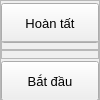
       <widget class="QFrame" name="btnContainer">
        <property name="minimumSize">
         <size>
          <width>80</width>
          <height>0</height>
         </size>
        </property>
        <property name="maximumSize">
         <size>
          <width>100</width>
          <height>16777215</height>
         </size>
        </property>
        <property name="frameShape">
         <enum>QFrame::StyledPanel</enum>
        </property>
        <property name="frameShadow">
         <enum>QFrame::Raised</enum>
        </property>
        <layout class="QVBoxLayout" name="verticalLayout">
         <property name="spacing">
          <number>0</number>
         </property>
         <property name="leftMargin">
          <number>0</number>
         </property>
         <property name="topMargin">
          <number>0</number>
         </property>
         <property name="rightMargin">
          <number>0</number>
         </property>
         <property name="bottomMargin">
          <number>0</number>
         </property>
         <item>
          <widget class="QPushButton" name="completed_btn">
           <property name="minimumSize">
            <size>
             <width>0</width>
             <height>40</height>
            </size>
           </property>
           <property name="maximumSize">
            <size>
             <width>16777215</width>
             <height>36</height>
            </size>
           </property>
           <property name="font">
            <font>
             <pointsize>10</pointsize>
             <weight>62</weight>
             <bold>true</bold>
            </font>
           </property>
           <property name="text">
            <string>Hoàn tất</string>
           </property>
          </widget>
         </item>
         <item>
          <widget class="QFrame" name="frame_27">
           <property name="frameShape">
            <enum>QFrame::StyledPanel</enum>
           </property>
           <property name="frameShadow">
            <enum>QFrame::Raised</enum>
           </property>
           <layout class="QVBoxLayout" name="verticalLayout_20">
            <property name="spacing">
             <number>0</number>
            </property>
            <property name="leftMargin">
             <number>0</number>
            </property>
            <property name="topMargin">
             <number>0</number>
            </property>
            <property name="rightMargin">
             <number>0</number>
            </property>
            <property name="bottomMargin">
             <number>0</number>
            </property>
            <item alignment="Qt::AlignVCenter">
             <widget class="QFrame" name="frame_28">
              <property name="frameShape">
               <enum>QFrame::StyledPanel</enum>
              </property>
              <property name="frameShadow">
               <enum>QFrame::Raised</enum>
              </property>
              <layout class="QVBoxLayout" name="verticalLayout_21">
               <property name="spacing">
                <number>16</number>
               </property>
               <property name="leftMargin">
                <number>0</number>
               </property>
               <property name="topMargin">
                <number>0</number>
               </property>
               <property name="rightMargin">
                <number>0</number>
               </property>
               <property name="bottomMargin">
                <number>0</number>
               </property>
              </layout>
             </widget>
            </item>
           </layout>
          </widget>
         </item>
         <item>
          <widget class="QPushButton" name="start_btn">
           <property name="minimumSize">
            <size>
             <width>0</width>
             <height>40</height>
            </size>
           </property>
           <property name="maximumSize">
            <size>
             <width>16777215</width>
             <height>36</height>
            </size>
           </property>
           <property name="font">
            <font>
             <pointsize>10</pointsize>
             <weight>62</weight>
             <bold>true</bold>
            </font>
           </property>
           <property name="text">
            <string>Bắt đầu</string>
           </property>
          </widget>
         </item>
        </layout>
       </widget>
